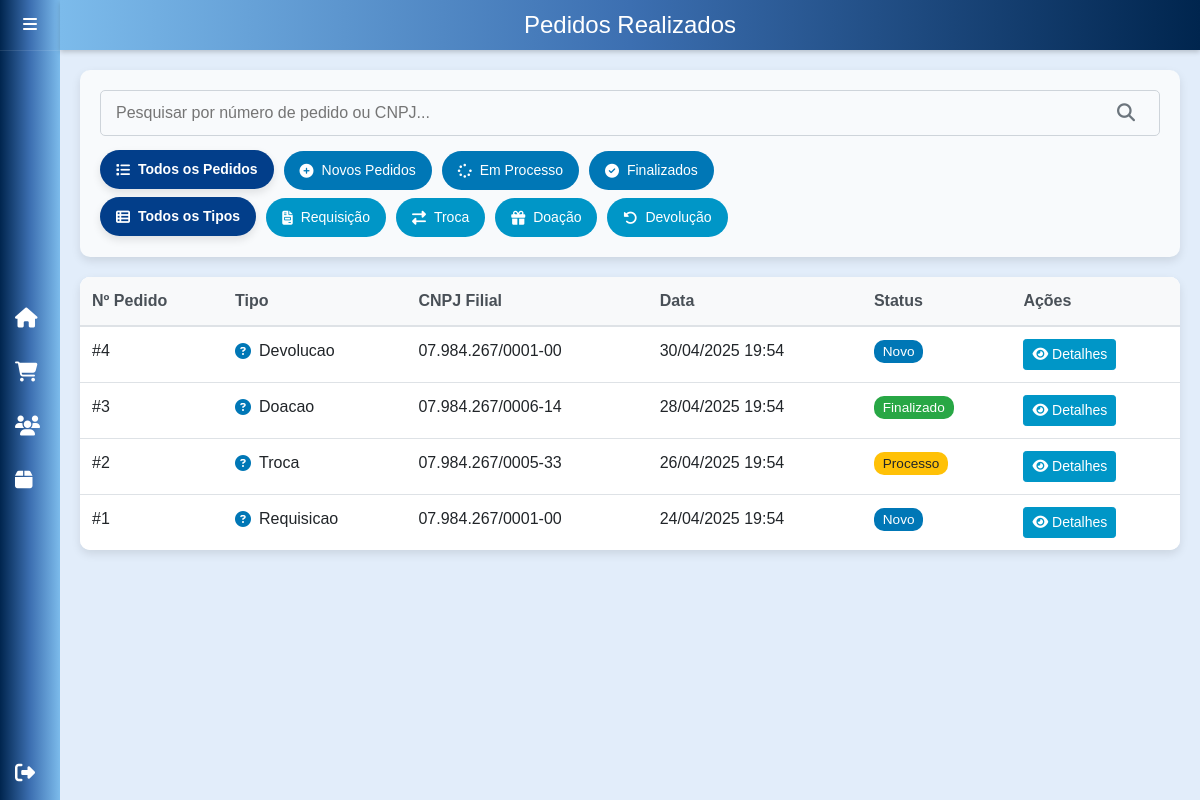
The page /pages/admin/pedidos.php (signed in) on the database its author committed.
### tables this page shows
CREATE TABLE pedidos (
    id INT AUTO_INCREMENT PRIMARY KEY,
    data DATETIME DEFAULT CURRENT_TIMESTAMP,
    tipo_pedido ENUM('requisicao', 'troca', 'doacao', 'devolucao') NOT NULL DEFAULT 'requisicao',
    status ENUM('novo', 'processo', 'finalizado') NOT NULL DEFAULT 'novo',
    filial_id INT,
    usuario_id INT,
    observacoes TEXT,
    data_processamento DATETIME,
    data_finalizacao DATETIME,
    FOREIGN KEY (filial_id) REFERENCES filiais(id),
    FOREIGN KEY (usuario_id) REFERENCES usuarios(id)
);

CREATE TABLE filiais (
    id INT AUTO_INCREMENT PRIMARY KEY,
    nome_filial VARCHAR(255) NOT NULL,
    cnpj VARCHAR(20) NOT NULL,
    responsavel VARCHAR(255),
    endereco VARCHAR(255),
    cep VARCHAR(10),
    bairro VARCHAR(100),
    cidade VARCHAR(100),
    uf CHAR(2),
    estado CHAR(2)
);

### pages/admin/pedidos.php (the view, shortened to what this page needs)
<?php
require_once '../../includes/db.php';
?>
<!DOCTYPE html>
<html lang="pt-BR">
<head>
    <link href="https://stackpath.bootstrapcdn.com/bootstrap/4.5.2/css/bootstrap.min.css" rel="stylesheet">
    <link rel="stylesheet" href="https://cdnjs.cloudflare.com/ajax/libs/font-awesome/5.15.4/css/all.min.css">
    <link rel="stylesheet" href="https://cdnjs.cloudflare.com/ajax/libs/font-awesome/6.5.0/css/all.min.css">
    <link rel="stylesheet" href="../../css/pedidos.css">
</head>
<body>
    <div class="sidebar">
        <div class="sidebar-header">
            <i class="fas fa-bars"></i>
        </div>
        <div>
            <a href="dashboard.php">
                <i class="fas fa-home icon"></i>
            </a>
            <a href="pedidos.php">
                <i class="fas fa-shopping-cart icon"></i>
            </a>
            <a href="usuarios.php">
                <i class="fas fa-users icon"></i>
            </a>
            <a href="produtos.php">
                <i class="fas fa-box icon"></i>
            </a>
        </div>
        <a href="../../logout/logout.php">
            <i class="fas fa-sign-out-alt icon"></i>
        </a>
    </div>
    <div class="content">
        <div class="header">
            <h1>Pedidos Realizados</h1>
        </div>
        <div class="main-content">
            <div class="search-container">
                <div class="search-wrapper">
                    <input type="text" id="searchInput" class="search-input" placeholder="Pesquisar por número de pedido ou CNPJ...">
                </div>
                <div class="filters-container">
                    <div class="filter-tag active" data-status="todos" onclick="filterByStatus(this)">
                        <i class="fas fa-list"></i>
                        Todos os Pedidos
                    </div>
                    <div class="filter-tag" data-status="novo" onclick="filterByStatus(this)">
                        <i class="fas fa-plus-circle"></i>
                        Novos Pedidos
                    </div>
                    <div class="filter-tag" data-status="processo" onclick="filterByStatus(this)">
                        <i class="fas fa-spinner"></i>
                        Em Processo
                    </div>
                    <div class="filter-tag" data-status="finalizado" onclick="filterByStatus(this)">
                        <i class="fas fa-check-circle"></i>
                        Finalizados
                    </div>
                </div>
                <div class="filters-container mt-2">
                    <div class="filter-tag2 active" data-tipo="todos" onclick="filterByType(this)">
                        <i class="fas fa-th-list"></i>
                        Todos os Tipos
                    </div>
                    <div class="filter-tag2" data-tipo="requisicao" onclick="filterByType(this)">
                        <i class="fas fa-file-invoice"></i>
                        Requisição
                    </div>
                    <div class="filter-tag2" data-tipo="troca" onclick="filterByType(this)">
                        <i class="fas fa-exchange-alt"></i>
                        Troca
                    </div>
                    <div class="filter-tag2" data-tipo="doacao" onclick="filterByType(this)">
                        <i class="fas fa-gift"></i>
                        Doação
                    </div>
                    <div class="filter-tag2" data-tipo="devolucao" onclick="filterByType(this)">
                        <i class="fas fa-undo-alt"></i>
                        Devolução
                    </div>
                </div>
            </div>
            <div class="pedidos-list-container">
                <table class="table table-hover pedidos-table">
                    <thead>
                        <tr>
                            <th scope="col">Nº Pedido</th>
                            <th scope="col">Tipo</th>
                            <th scope="col">CNPJ Filial</th>
                            <th scope="col">Data</th>
                            <th scope="col">Status</th>
                            <th scope="col">Ações</th>
                        </tr>
                    </thead>
                    <tbody id="pedidosList">
                        <?php
                        $query = "SELECT p.id, p.data, p.tipo_pedido, p.status, f.cnpj, f.nome_filial
                                  FROM pedidos p
                                  JOIN filiais f ON p.filial_id = f.id
                                  ORDER BY p.data DESC";
                        $pedidos = $conn->query($query);
                        if ($pedidos->num_rows > 0):
                            while ($pedido = $pedidos->fetch_assoc()):
                                $tipoIconMap = [
                                    'requisicao' => '<i class="fas fa-file-invoice"></i>',
                                    'troca' => '<i class="fas fa-exchange-alt"></i>',
                                    'doacao' => '<i class="fas fa-gift"></i>',
                                    'devolucao' => '<i class="fas fa-undo-alt"></i>'
                                ];
                                $statusBadgeMap = [
                                    'novo' => 'badge-primary',
                                    'processo' => 'badge-warning',
                                    'finalizado' => 'badge-success'
                                ];
                                $tipoIcon = $tipoIconMap[$pedido['tipo_pedido']] ?? '<i class="fas fa-question-circle"></i>';
                                $statusBadge = $statusBadgeMap[$pedido['status']] ?? 'badge-secondary';
                                $cnpj = preg_replace('/(\d{2})(\d{3})(\d{3})(\d{4})(\d{2})/', '$1.$2.$3/$4-$5', $pedido['cnpj']);
                        ?>
                        <tr class="pedido-row" data-status="<?= $pedido['status'] ?>" data-tipo="<?= $pedido['tipo_pedido'] ?>">
                            <td>#<?= $pedido['id'] ?></td>
                            <td>
                                <span class="tipo-pedido">
                                    <?= $tipoIcon ?>
                                    <?= ucfirst($pedido['tipo_pedido']) ?>
                                </span>
                            </td>
                            <td title="<?= $pedido['nome_filial'] ?>"><?= $cnpj ?></td>
                            <td><?= date('d/m/Y H:i', strtotime($pedido['data'])) ?></td>
                            <td>
                                <span class="badge <?= $statusBadge ?>">
                                    <?= ucfirst($pedido['status']) ?>
                                </span>
                            </td>
                            <td>
                                <a href="detalhes_pedido.php?id=<?= $pedido['id'] ?>" class="btn btn-sm btn-info">
                                    <i class="fas fa-eye"></i> Detalhes
                                </a>
                            </td>
                        </tr>
                        <?php
                            endwhile;
                        endif;
                        ?>
                    </tbody>
                </table>
            </div>
        </div>
    </div>
</body>
</html>

### css/pedidos.css (style rules this page uses)
body { display: flex; font-family: 'Arial', sans-serif; margin: 0; height: 100vh; background-color: #fff4e8; }
.sidebar { width: 60px; background-image: linear-gradient(to left, rgb(124, 187, 235) 0%, rgb(60, 111, 177) 50%, rgb(0, 37, 78) 100%); transition: width 0.3s; overflow: hidden; display: flex; flex-direction: column; justify-content: space-between; box-shadow: 2px 0 10px rgba(0, 0, 0, 0.1); }
.sidebar a { display: flex; align-items: center; padding: 15px; color: white; text-decoration: none; transition: background 0.3s; }
.sidebar-header { color: white; text-align: center; padding: 13px 0; border-bottom: 1px solid rgba(255, 255, 255, 0.1); }
.icon { color: white; font-size: 20px; width: 30px; text-align: center; margin-right: 10px; }
.content { flex: 1; padding: 0; background-color: #E2EDFA; display: flex; flex-direction: column; }
.header { background-image: linear-gradient(to right, rgb(124, 187, 235) 0%, rgb(60, 111, 177) 50%, rgb(0, 37, 78) 100%); color: white; height: 50px; display: flex; align-items: center; justify-content: center; box-shadow: 0 2px 5px rgba(0, 0, 0, 0.2); margin-bottom: 0; border-radius: 0; }
.header h1 { margin: 0; font-size: 1.5rem; }
.main-content { padding: 20px; flex: 1; overflow-y: auto; }
.search-container { background-color: white; border-radius: 10px; box-shadow: 0 4px 10px rgba(0, 0, 0, 0.1); padding: 20px; margin-bottom: 20px; width: 100%; background-color: #F8FAFC; }
.search-wrapper { position: relative; }
.search-input { border: 1px solid #ced4da; border-radius: 5px; padding: 10px 15px; width: 100%; transition: border-color 0.3s; background-color: #F8FAFC; padding-right: 40px; }
.filters-container { display: flex; gap: 10px; flex-wrap: wrap; margin-top: 15px; }
.filter-tag { background-color: #0077B6; color: #ffffff; border-radius: 25px; padding: 8px 15px; cursor: pointer; transition: all 0.3s; font-size: 14px; display: flex; align-items: center; border: 1px solid transparent; }
.filter-tag2 { background-color: #0096C7; color: #ffffff; border-radius: 25px; padding: 8px 15px; cursor: pointer; transition: all 0.3s; font-size: 14px; display: flex; align-items: center; border: 1px solid transparent; }
.filter-tag.active, .filter-tag2.active { background-color: #023E8A; color: white; font-weight: bold; transform: translateY(-1px); box-shadow: 0 4px 8px rgba(0, 0, 0, 0.1); }
.filter-tag i, .filter-tag2 i { margin-right: 8px; }
.pedidos-list-container { background-color: white; border-radius: 10px; box-shadow: 0 4px 10px rgba(0, 0, 0, 0.1); overflow: hidden; }
.pedidos-table { margin-bottom: 0; background-color: white; }
.pedidos-table thead { background-color: #f8f9fa; }
.pedidos-table th { border-top: none; font-weight: 600; color: #495057; }
.pedido-row { cursor: pointer; transition: background-color 0.2s; }
.tipo-pedido { display: flex; align-items: center; gap: 8px; }
.tipo-pedido i { color: #0077B6; }
.badge { font-size: 85%; font-weight: 500; padding: 0.35em 0.65em; border-radius: 10px; }
.badge-primary { background-color: #0077B6; }
.badge-warning { background-color: #ffc107; color: #212529; }
.badge-success { background-color: #28a745; }
.btn-info { background-color: #0096C7; border-color: #0096C7; }

### rows shown on the page
pedidos: id "4", tipo_pedido "Devolucao", filial.cnpj "07.984.267/0001-00", data "30/04/2025 19:54", status "Novo"
pedidos: id "3", tipo_pedido "Doacao", filial.cnpj "07.984.267/0006-14", data "28/04/2025 19:54", status "Finalizado"
pedidos: id "2", tipo_pedido "Troca", filial.cnpj "07.984.267/0005-33", data "26/04/2025 19:54", status "Processo"
pedidos: id "1", tipo_pedido "Requisicao", filial.cnpj "07.984.267/0001-00", data "24/04/2025 19:54", status "Novo"
